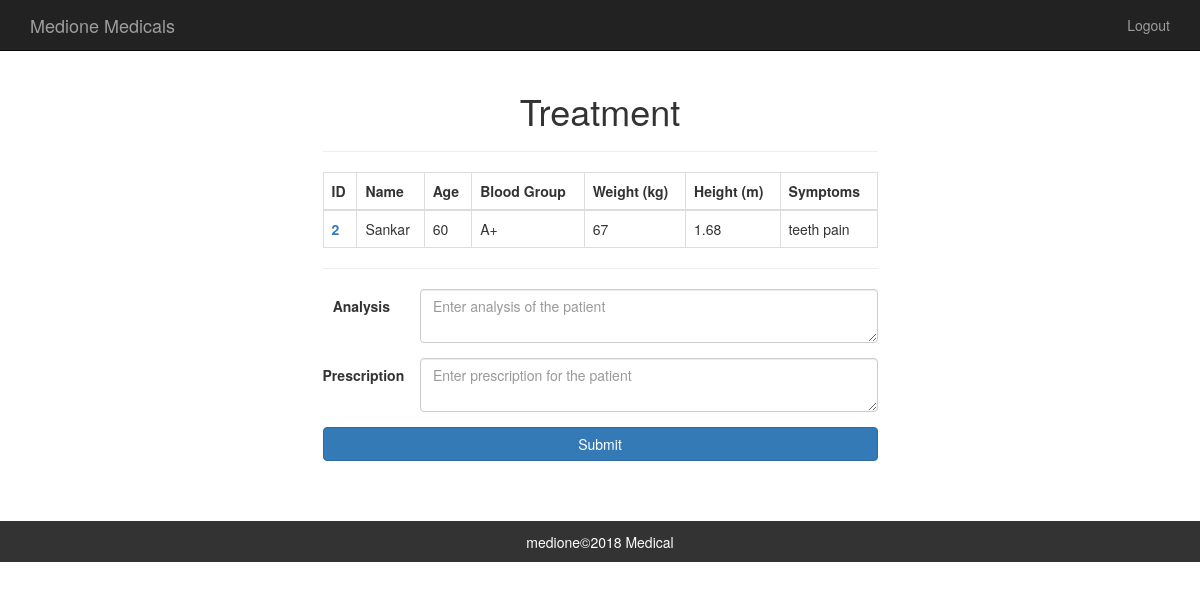
/staff_doc_patient.php?id=14 (signed in), run on the app's committed database.
### tables this page shows
CREATE TABLE `patients` (
  `id` int(9) NOT NULL,
  `name` text NOT NULL,
  `age` int(3) NOT NULL,
  `phone` text NOT NULL,
  `roll` text NOT NULL,
  `email` text NOT NULL,
  `dept` text NOT NULL,
  `hall` text NOT NULL,
  `blood_group` text NOT NULL,
  `weight` text NOT NULL,
  `height` text NOT NULL,
  `symptoms` text NOT NULL,
  `analysis` text NOT NULL,
  `rx` text NOT NULL,
  `doctor_id` text NOT NULL,
  `status` int(2) NOT NULL,
  `status_medicine` int(2) NOT NULL
);

### staff_doc_patient.php (the view, shortened to what this page needs)
<?php
  include('header_staff.php');
	$p_id = $_REQUEST['id'];
?>
    	<div class="container">
	    	<div class="row">
		    	<div class="col-md-6 col-md-offset-3">
					<h1 class="text-center">Treatment</h1>
					<hr>
       <table class="table table-responsive table-bordered">
          <thead>
            <tr>
              <th>ID</th>
              <th>Name</th>
              <th>Age</th>
              <th>Blood Group</th>
              <th>Weight (kg)</th>
              <th>Height (m)</th>
              <th>Symptoms</th>
            </tr>
          </thead>
          <tbody>
<?php
       $sql = "select * from patients where id='$p_id'";
   $result=mysqli_query($connection,$sql);
    while( $row =mysqli_fetch_assoc( $result )){
     $id = $row['id'];
     $roll = $row['roll'];
     $name = $row['name'];
     $age = $row['age'];
     $blood_group = $row['blood_group'];
     $weight = $row['weight'];
     $height = $row['height'];
     $symptoms = $row['symptoms'];
     echo "<td><a href=\"staff_doc_patient.php?id=$id\"><b>$roll</b></a> </td>
              <td>$name</td>
              <td>$age</td>
              <td>$blood_group</td>
              <td>$weight</td>
              <td>$height</td>
              <td>$symptoms</td>
              </tr>
          ";
    }
    ?>
          </tbody>
        </table>
					<hr>
					<form action="<?php echo $_SERVER['PHP_SELF']?>" method="post" class="form-horizontal" role="form">
					    <div class="form-group">
					      <label class="col-sm-2 control-label">Analysis</label>
					    	<div class="col-sm-10">
					        	<textarea class="form-control" name="analysis" placeholder="Enter analysis of the patient" required></textarea>
					    	</div>
					    </div>
					    <div class="form-group">
					      <label class="col-sm-2 control-label">Prescription</label>
					    	<div class="col-sm-10">
					        	<textarea class="form-control" name="rx" placeholder="Enter prescription for the patient" required></textarea>
					    	</div>
					    </div>
					    <button type="submit" name="submit" class="btn btn-primary btn-block">Submit</button>
					</form>
				</div>
			</div>
		</div>
    <?php include('footer.php') ?>
  </body>
</html>

### data on the page
patients: roll "2", name "Sankar", age "60", blood_group "A+", weight "67", height "1.68", symptoms "teeth pain"
